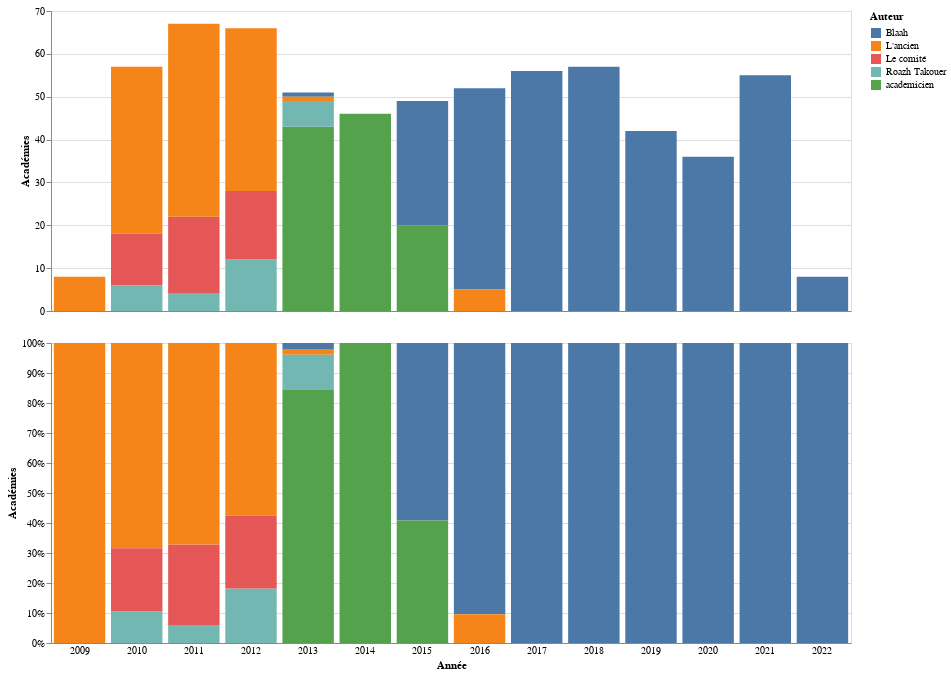

Source (notebook cell):
### Markdown cell above
## Publications par Année et Auteur

### Code cell
raw_counts = alt.Chart(df[["Date", "Auteur", "Publications"]]).mark_bar().encode(
    x=alt.X("year(Date):O", title=None, axis=alt.Axis(ticks=False, labels=False)),
    y=alt.Y("count():Q", title="Académies"),
    color="Auteur:N",
    tooltip=[alt.Tooltip("year(Date)", title="Année"), "Auteur", alt.Tooltip("count()", title="Académies")]
).properties(
    width=DEFAULT_WIDTH
)

pct_counts = alt.Chart(df[["Date", "Auteur", "Publications"]]).mark_bar().encode(
    x=alt.X("year(Date):O", title="Année", axis=alt.Axis(ticks=False)),
    y=alt.Y("count():Q", title="Académies", stack="normalize", axis=alt.Axis(format="%")),
    color="Auteur:N",
    tooltip=[alt.Tooltip("year(Date)", title="Année"), "Auteur", alt.Tooltip("count()", title="Académies")]
).properties(
    width=DEFAULT_WIDTH
)

raw_counts & pct_counts

### Figure 1 — Vega-Lite specification as saved in the notebook (floating-point values rounded to 4 significant figures; data arrays with more than 128 entries replaced by an {"elided": "..."} marker saying what was removed)
{"config": {"view": {"continuousWidth": 400, "continuousHeight": 300}}, "vconcat": [{"data": {"name": "data-7198ec212f182c83dfc09db169bda5e7"}, "mark": "bar", "encoding": {"color": {"field": "Auteur", "type": "nominal"}, "tooltip": [{"field": "Date", "timeUnit": "year", "title": "Année", "type": "temporal"}, {"field": "Auteur", "type": "nominal"}, {"aggregate": "count", "title": "Académies", "type": "quantitative"}], "x": {"axis": {"labels": false, "ticks": false}, "field": "Date", "timeUnit": "year", "title": null, "type": "ordinal"}, "y": {"aggregate": "count", "title": "Académies", "type": "quantitative"}}, "width": 800}, {"data": {"name": "data-7198ec212f182c83dfc09db169bda5e7"}, "mark": "bar", "encoding": {"color": {"field": "Auteur", "type": "nominal"}, "tooltip": [{"field": "Date", "timeUnit": "year", "title": "Année", "type": "temporal"}, {"field": "Auteur", "type": "nominal"}, {"aggregate": "count", "title": "Académies", "type": "quantitative"}], "x": {"axis": {"ticks": false}, "field": "Date", "timeUnit": "year", "title": "Année", "type": "ordinal"}, "y": {"aggregate": "count", "axis": {"format": "%"}, "stack": "normalize", "title": "Académies", "type": "quantitative"}}, "width": 800}], "$schema": "https://vega.github.io/schema/vega-lite/v4.17.0.json", "datasets": {"data-7198ec212f182c83dfc09db169bda5e7": {"elided": "650 records"}}}
